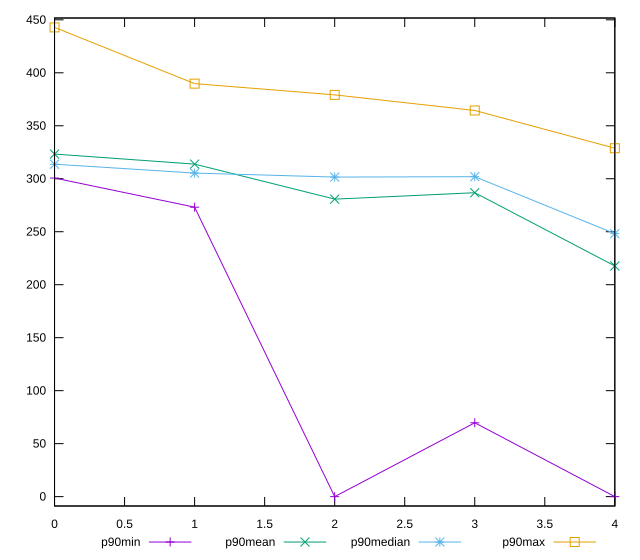

This chart was generated by the following gnuplot code:
reset

$p90Min <<EOF
0 300.644
1 273.1619999995455
2 0
3 69.69600000046194
4 0
EOF

$p90Mean <<EOF
0 323.2837021276598
1 313.78230851065507
2 280.76747872339917
3 286.8050744681063
4 217.67519148937097
EOF

$p90Median <<EOF
0 313.721
1 305.347
2 301.591
3 301.938
4 248.19350000051782
EOF

$p90Max <<EOF
0 442.84
1 389.74800000000005
2 379.15
3 364.422
4 328.808
EOF

set key outside below
set xrange [0:4]
set yrange [-8.8568:451.6968]
set trange [-8.8568:451.6968]
set terminal svg size 640, 560 enhanced background rgb 'white'
set output "report_00015_2021-02-09T16-11-33.973Z/uses-rel-preconnect/progression/value.svg"

plot $p90Min title "p90min" with linespoints, \
     $p90Mean title "p90mean" with linespoints, \
     $p90Median title "p90median" with linespoints, \
     $p90Max title "p90max" with linespoints

reset
